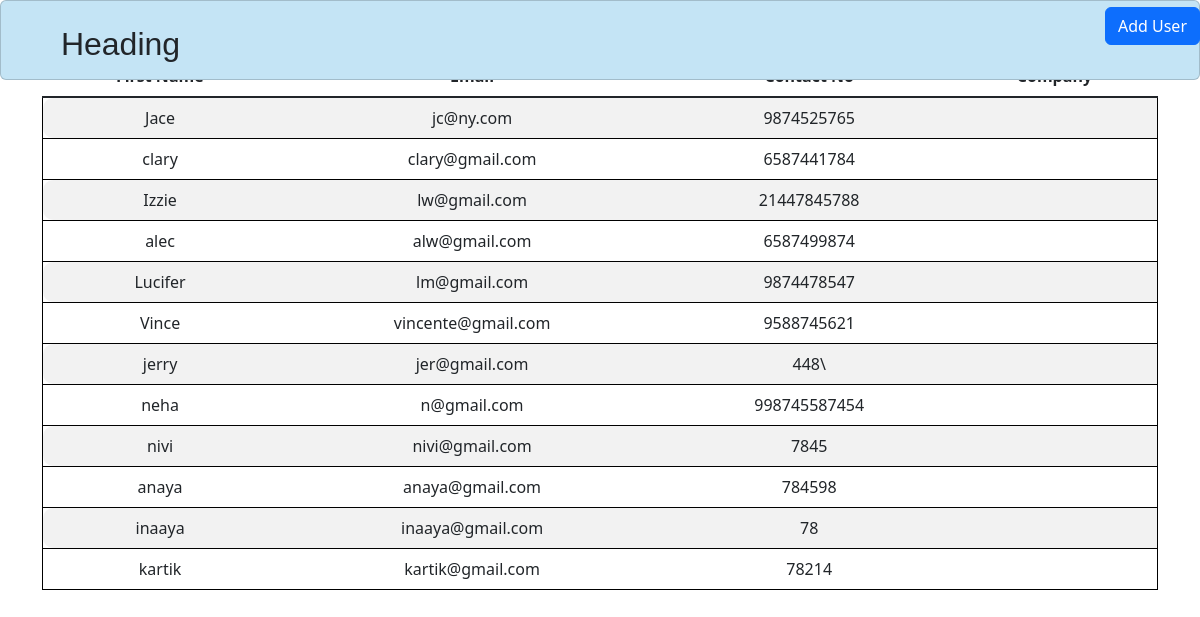
Before: /show/table with the older database file.
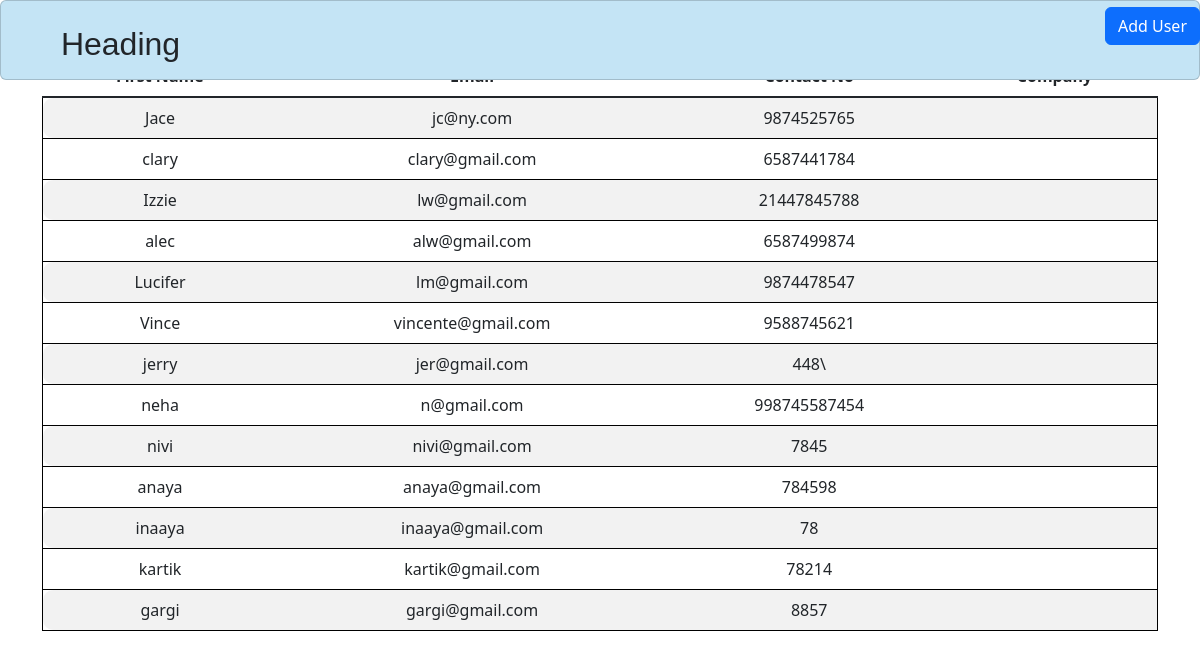
After: the same page with the newer database file.
### app.py (models this page shows)
class User(db.Model, UserMixin):
    user_id = db.Column(db.Integer, primary_key=True, autoincrement=True)
    email = db.Column(db.String(100),unique=True)
    password_hash = db.Column(db.String(500))
    first_name = db.Column(db.String(100),nullable=False)
    middle_name = db.Column(db.String(100),nullable=False)
    last_name = db.Column(db.String(100))
    contact_no =  db.Column(db.String(100),nullable=False)
    alt_contact_no = db.Column(db.String(100), nullable=True, default=None)
    company_id = mapped_column(Integer, ForeignKey("company.comp_id"))
    company = relationship("Company",backref=backref('users', lazy=True))
    is_deleted = db.Column(db.Boolean, default=False)
    created_by = db.Column(db.String(100), nullable=False)
    created_dt = db.Column(db.DateTime(timezone=True), server_default=func.now())
    updated_by = db.Column(db.String(100), nullable=False)
    updated_dt = db.Column(db.DateTime(timezone=True), server_default=func.now())

### app.py (the view)
@app.route("/show/table")
def show_post():
    print("jjjjjjj")
    post = User.query.all()
    return render_template('partials/show.html', post=post)

### templates/partials/show.html (shortened to what this page needs)
{% extends 'base.html' %}
{% block content %}
<head>
    <link href="https://cdnjs.cloudflare.com/ajax/libs/twitter-bootstrap/5.3.0/css/bootstrap.min.css" rel="stylesheet">
    <link href="https://cdn.datatables.net/2.1.3/css/dataTables.bootstrap5.css" rel="stylesheet">
</head>
<body>
    <h1>User List</h1>
</div>
    <div class="container text-center">
    <table id="example" class="table table-striped" style="width:100%">
        <thead>
            <tr>
                <th>First Name</th>
                <th>Email</th>
                <th>Contact No</th>
                <th>Company</th>
            </tr>
        </thead>
        <tbody class="table-group-divider">
            {% for user in post %}
            <tr class="border border-black">
                <td>{{ user.first_name }}</td>
                <td>{{ user.email }}</td>
                <td>{{ user.contact_no }}</td>
                <td>{{ user.company.name}}</td>
            </tr>
            {% endfor %}
        </tbody>
    </table>
    <div id="dynamic-form" class="position-absolute top-0 end-0">
        <button id="btn" class="btn btn-primary" hx-get="{{ url_for('add_user') }}" hx-target="#dynamicform" hx-swap="outerHTML">Add User</button>
    </div>
{% endblock %}

Changed rows visible on the page:
added User: first_name "gargi", email "gargi@gmail.com", contact_no "8857"
